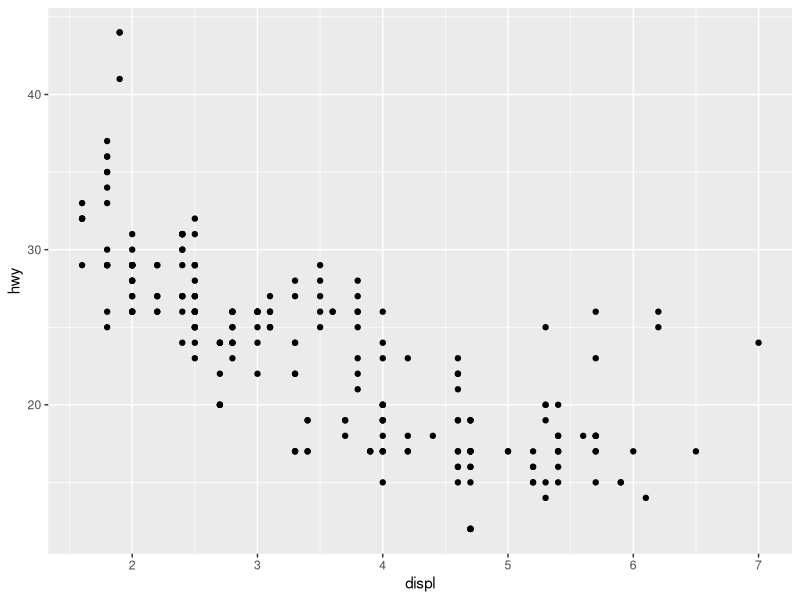
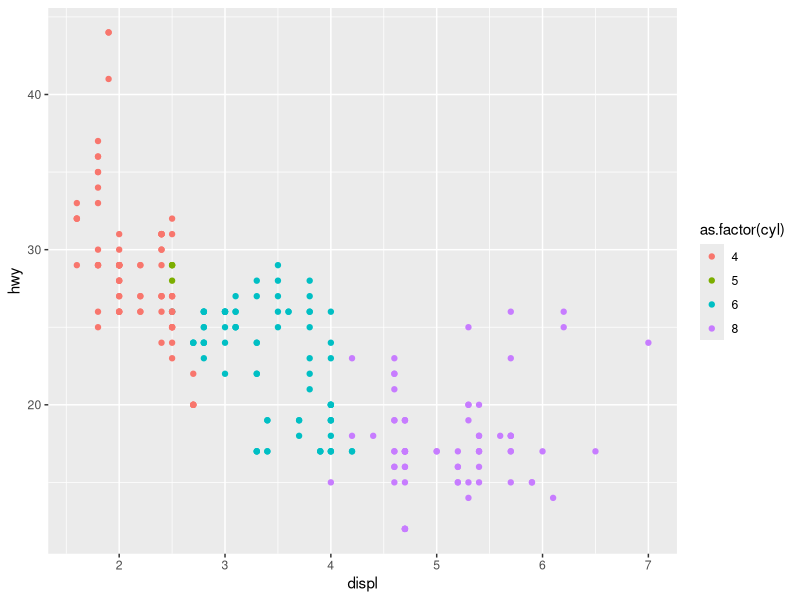
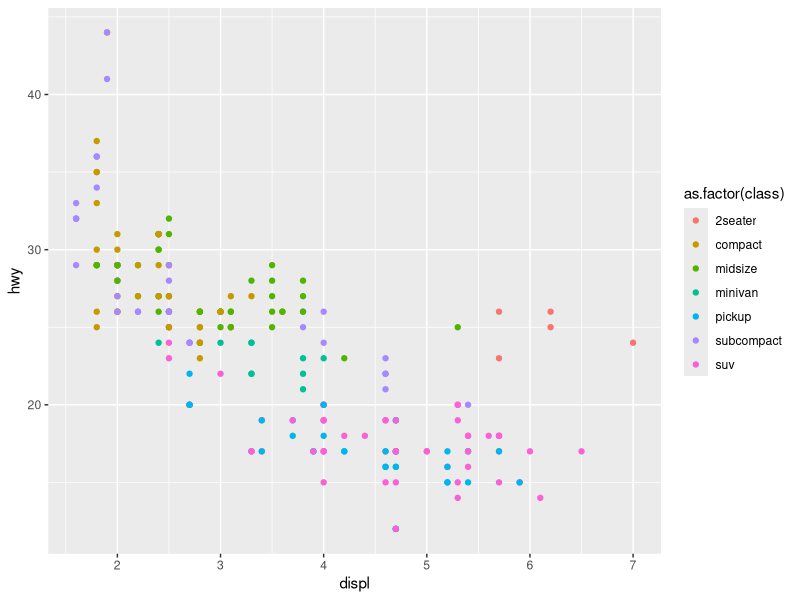
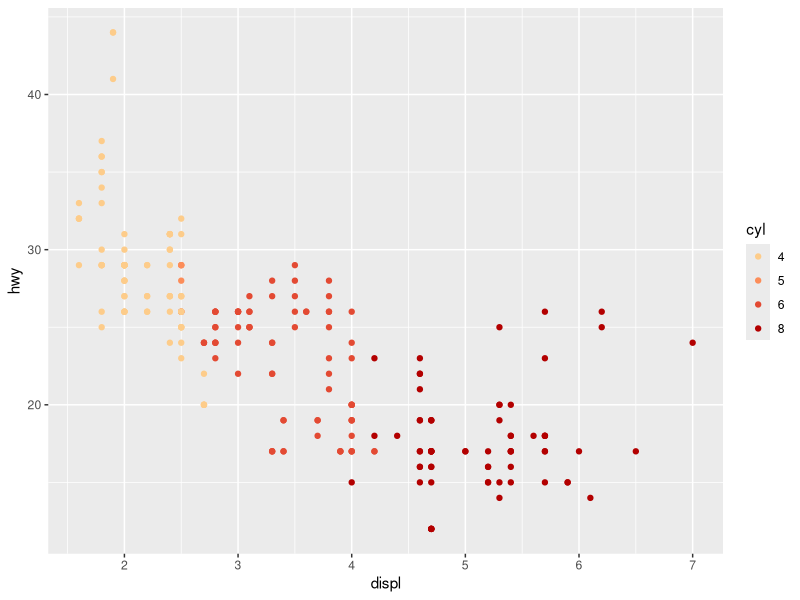
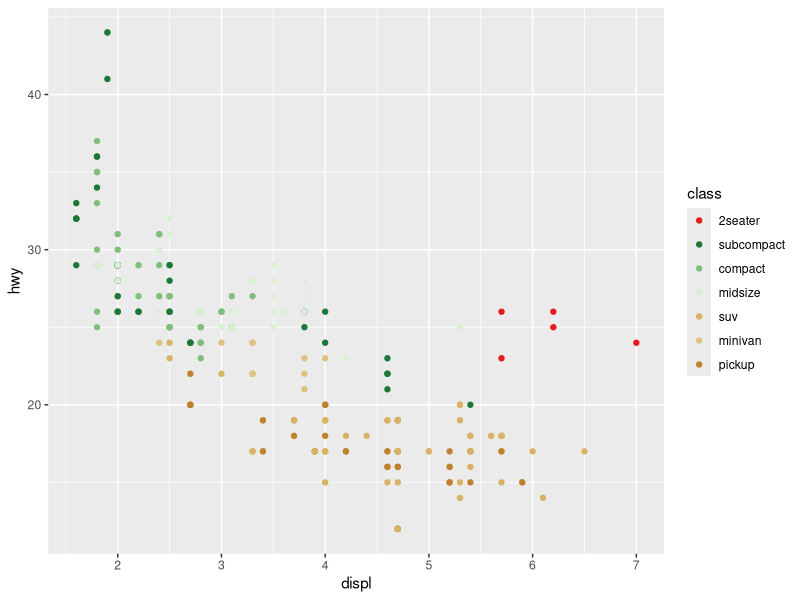
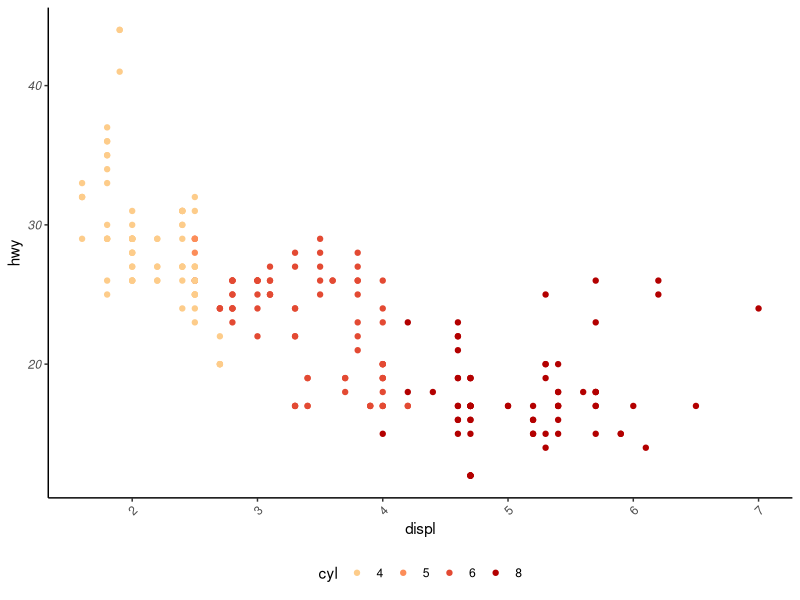
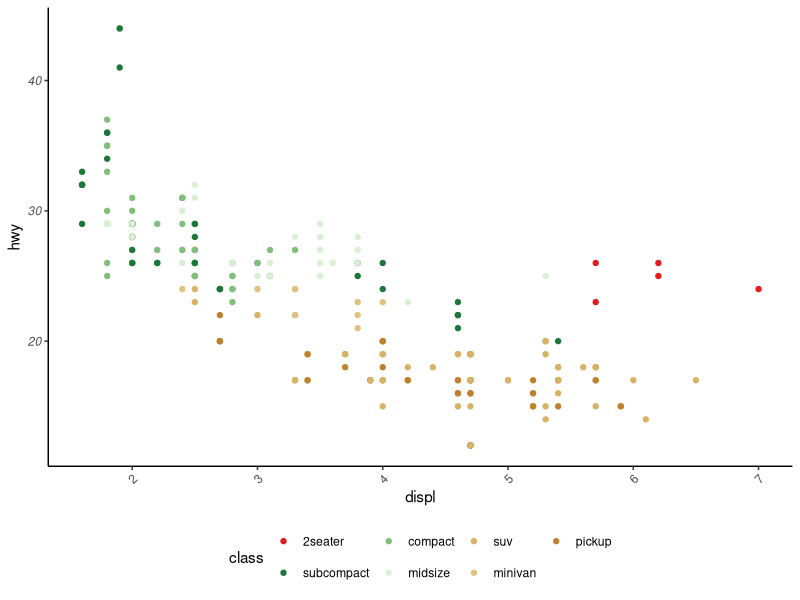
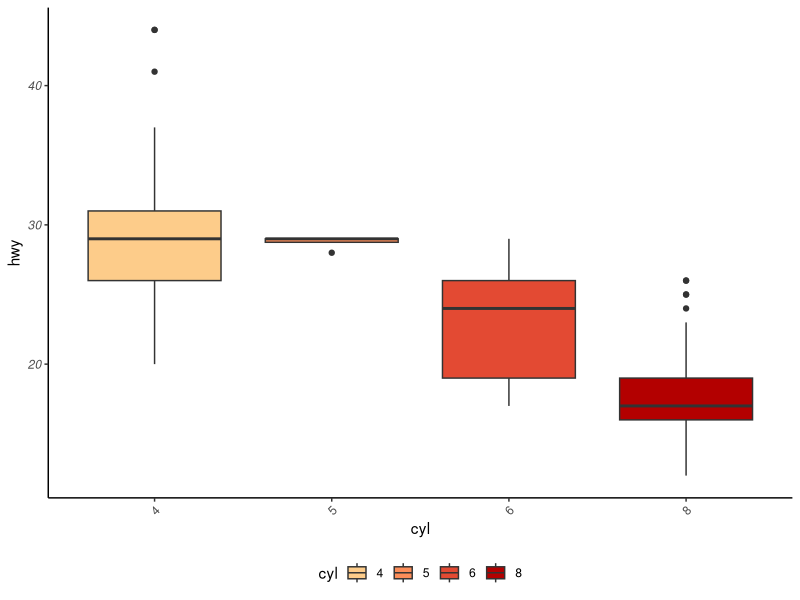

Write the R code that produced these figures, in order.
## ---- chunk 1
library(tidyverse)
library(cowplot)
knitr::opts_chunk$set(echo = TRUE, fig.path = "./images/")
## ---- chunk 2
summary(mpg)
head(mpg)

## start with basic plot
ggplot(data = mpg) + 
  geom_point(mapping = aes(x = displ, y = hwy))

## color by factors, default
ggplot(data = mpg) + 
  geom_point(mapping = aes(x = displ, y = hwy, color = as.factor(cyl)))
ggplot(data = mpg) + 
  geom_point(mapping = aes(x = displ, y = hwy, color = as.factor(class)))

## specify order
levelscyl <- c("4", "5", "6",  "8" )
levelsclass <- c("2seater", "subcompact", "compact", "midsize",
                 "suv", "minivan", "pickup")
mpg$cyl <- factor(mpg$cyl, levels = levelscyl)
mpg$class <- factor(mpg$class, levels = levelsclass)

## pick colors using http://colorbrewer2.org/
colorscyl <- c("4" = "#fdcc8a", 
               "5" = "#fc8d59", 
               "6" = "#e34a33",
               "8" = "#b30000")

colorsclass <- c("2seater" = "#e41a1c", 
                 "subcompact" = "#1b7837", 
                 "compact" = "#7fbf7b", "midsize" = "#d9f0d3",
                 "suv" = "#d8b365", 
                 "minivan" = "#dfc27d", "pickup" = "#bf812d")

colorsall <- c(colorscyl, colorsclass)

ggplot(data = mpg) + 
  geom_point(mapping = aes(x = displ, y = hwy, color = cyl)) +
  scale_color_manual(values = colorsall)
ggplot(data = mpg) + 
  geom_point(mapping = aes(x = displ, y = hwy, color = class)) +
    scale_color_manual(values = colorsall)

## add a custom theme

mytheme <- function(){
  theme_classic() +
    theme(legend.position = "bottom",
          axis.text.y = element_text(face = "italic"),
          axis.text.x = element_text(angle = 45, hjust = 1))
}

a <- ggplot(data = mpg) + 
  geom_point(mapping = aes(x = displ, y = hwy, color = cyl)) +
    scale_color_manual(values = colorsall)  +
  mytheme()  
a

b <- ggplot(data = mpg) + 
  geom_point(mapping = aes(x = displ, y = hwy, color = class)) +
    scale_color_manual(values = colorsall)  +
  mytheme()
b

c <- ggplot(mpg, aes(x = cyl, y = hwy, fill = cyl)) + 
  geom_boxplot(mapping = aes(x = cyl, y = hwy, fill = cyl)) +
    scale_fill_manual(values = colorsall)  +
  mytheme()  
c

d <- ggplot(data = mpg) + 
  geom_boxplot(mapping = aes(x = class, y = hwy, fill = class)) +
    scale_fill_manual(values = colorsall)  +
  mytheme()
d

plot_grid(a,b,c,d)
plot_grid(a,b,
          c + theme(legend.position = "none"),
          d + theme(legend.position = "none"),
          rel_heights = c(0.55,0.45),
          label_size = 12, labels = "auto")

